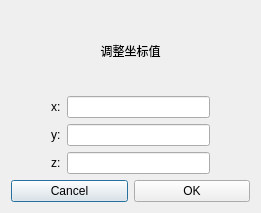
<?xml version="1.0" encoding="UTF-8"?>
<ui version="4.0">
 <class>Point3fDialog</class>
 <widget class="QDialog" name="Point3fDialog">
  <property name="geometry">
   <rect>
    <x>0</x>
    <y>0</y>
    <width>261</width>
    <height>213</height>
   </rect>
  </property>
  <property name="windowTitle">
   <string>Dialog</string>
  </property>
  <layout class="QVBoxLayout" name="verticalLayout_2">
   <item>
    <layout class="QHBoxLayout" name="horizontalLayout_5">
     <item>
      <spacer name="horizontalSpacer">
       <property name="orientation">
        <enum>Qt::Horizontal</enum>
       </property>
       <property name="sizeType">
        <enum>QSizePolicy::Minimum</enum>
       </property>
       <property name="sizeHint" stdset="0">
        <size>
         <width>40</width>
         <height>20</height>
        </size>
       </property>
      </spacer>
     </item>
     <item>
      <layout class="QVBoxLayout" name="verticalLayout">
       <item>
        <widget class="QLabel" name="label">
         <property name="text">
          <string>调整坐标值</string>
         </property>
         <property name="alignment">
          <set>Qt::AlignCenter</set>
         </property>
        </widget>
       </item>
       <item>
        <layout class="QHBoxLayout" name="horizontalLayout">
         <item>
          <widget class="QLabel" name="label_2">
           <property name="text">
            <string>x:</string>
           </property>
          </widget>
         </item>
         <item>
          <widget class="QLineEdit" name="Editx"/>
         </item>
        </layout>
       </item>
       <item>
        <layout class="QHBoxLayout" name="horizontalLayout_2">
         <item>
          <widget class="QLabel" name="label_3">
           <property name="text">
            <string>y:</string>
           </property>
          </widget>
         </item>
         <item>
          <widget class="QLineEdit" name="Edity"/>
         </item>
        </layout>
       </item>
       <item>
        <layout class="QHBoxLayout" name="horizontalLayout_3">
         <item>
          <widget class="QLabel" name="label_4">
           <property name="text">
            <string>z:</string>
           </property>
          </widget>
         </item>
         <item>
          <widget class="QLineEdit" name="Editz"/>
         </item>
        </layout>
       </item>
      </layout>
     </item>
     <item>
      <spacer name="horizontalSpacer_2">
       <property name="orientation">
        <enum>Qt::Horizontal</enum>
       </property>
       <property name="sizeType">
        <enum>QSizePolicy::Minimum</enum>
       </property>
       <property name="sizeHint" stdset="0">
        <size>
         <width>40</width>
         <height>20</height>
        </size>
       </property>
      </spacer>
     </item>
    </layout>
   </item>
   <item>
    <layout class="QHBoxLayout" name="horizontalLayout_4">
     <item>
      <widget class="QPushButton" name="Btn_Cancel">
       <property name="text">
        <string>Cancel</string>
       </property>
      </widget>
     </item>
     <item>
      <widget class="QPushButton" name="Btn_OK">
       <property name="text">
        <string>OK</string>
       </property>
      </widget>
     </item>
    </layout>
   </item>
  </layout>
 </widget>
 <resources/>
 <connections/>
</ui>
